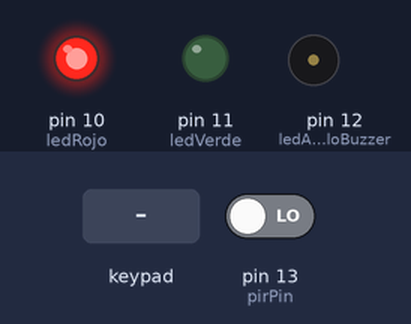
A sketch run on a simulated Arduino Uno, built with avr-gcc and run on an emulated ATmega328P. Parts: output pins drawn as LEDs (lit = HIGH), buzzer (waves = sounding, pin HIGH). Dashed ring = blinking. Inputs (shaded band) come from the test bench; at power-on: pin 13 (pirPin) LOW. What the sketch prints to the serial monitor is not drawn.

Above: at 1.2 s.
1.3 s: key '#' pressed
At 1.37 s:
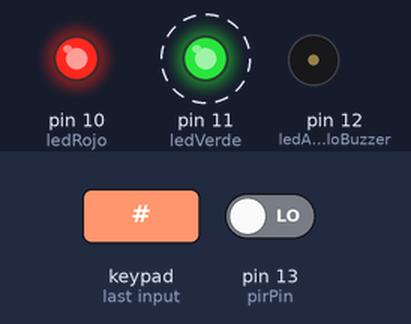
3.2 s: keypad keys 1 2 3 4 # pressed 0.4 s apart
At 6.0 s:
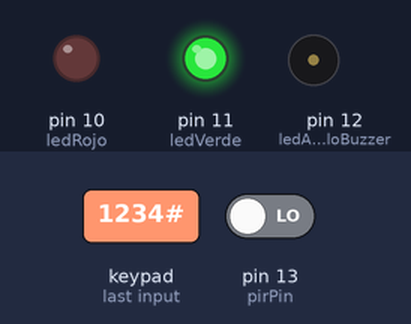
7.1 s: keypad keys 9 8 7 6 # pressed 0.4 s apart
At 8.92 s:
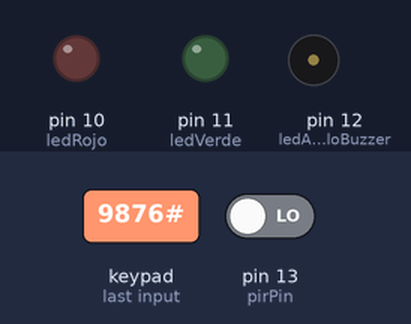
10.8 s: pin 13 (pirPin) driven HIGH
At 10.87 s:
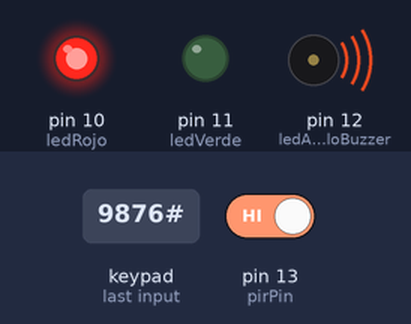
13.8 s: pin 13 (pirPin) driven LOW
At 14.5 s:
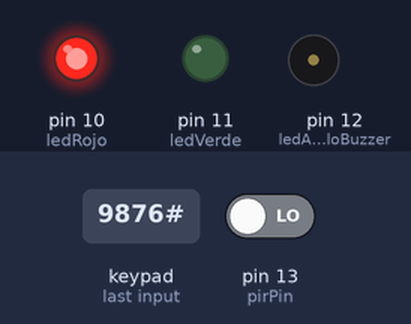
Timing chart, 0 to 16.8 s (numbered marks = the images above; inputs shaded):
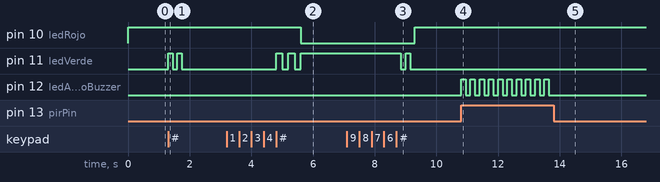

Measured:
- after the input at 1.3 s, pin 11 (ledVerde): alternates HIGH for 0.15 s and LOW for 0.15 s, 4 changes in all, then stays LOW, starting at once
- after the input at 3.2 s, pin 10 (ledRojo): HIGH → LOW after 2.4 s; pin 11 (ledVerde): alternates HIGH for 0.20 s and LOW for 0.20 s, 5 changes in all, then stays HIGH, starting after 1.6 s
- after the input at 7.1 s, pin 10 (ledRojo): LOW → HIGH after 2.2 s; pin 11 (ledVerde): HIGH → LOW after 1.8 s, → HIGH 0.15 s later, → LOW 0.15 s later
- after the input at 10.8 s, pin 12 (ledAmarilloBuzzer): alternates HIGH for 0.15 s and LOW for 0.15 s, starting at once
- after the input at 13.8 s, pin 12 (ledAmarilloBuzzer): stops changing and stays LOW

The sketch:

alarmaLeds.ino
```cpp
#include <Keypad.h>

// ---------- Configuración de pines ----------
const int ledRojo = 10;
const int ledVerde = 11;
const int ledAmarilloBuzzer = 12; // comparte pin
const int pirPin = 13;

// ---------- Variables de estado ----------
bool alarmaActiva = false;
bool movimientoDetectado = false;
String claveCorrecta = "1234"; // Clave para activar/desactivar
String claveIngresada = "";

// ---------- Configuración del teclado ----------
const byte FILAS = 4; // 4 filas
const byte COLUMNAS = 4; // 4 columnas
char teclas[FILAS][COLUMNAS] = {
  {'1','2','3','A'},
  {'4','5','6','B'},
  {'7','8','9','C'},
  {'*','0','#','D'}
};

byte pinesFilas[FILAS] = {9, 8, 7, 6};
byte pinesColumnas[COLUMNAS] = {5, 4, 3, 2};

Keypad teclado = Keypad(makeKeymap(teclas), pinesFilas, pinesColumnas, FILAS, COLUMNAS);

void setup() {
  pinMode(ledRojo, OUTPUT);
  pinMode(ledVerde, OUTPUT);
  pinMode(ledAmarilloBuzzer, OUTPUT);
  pinMode(pirPin, INPUT);

  digitalWrite(ledRojo, HIGH); // Comienza desactivada
  digitalWrite(ledVerde, LOW);
  digitalWrite(ledAmarilloBuzzer, LOW);

  Serial.begin(9600);
  Serial.println("Sistema de alarma iniciado. Clave para activar/desactivar: 1234");
}

void loop() {
  char tecla = teclado.getKey();

  // Ingreso de clave
  if (tecla) {
    if (tecla == '#') {
      verificarClave();
    } else if (tecla == '*') {
      claveIngresada = "";
      Serial.println("Clave reiniciada.");
    } else {
      claveIngresada += tecla;
      Serial.print("*");
    }
  }

  // Si la alarma está activa, verificar sensor PIR
  if (alarmaActiva) {
    int pirEstado = digitalRead(pirPin);
    if (pirEstado == HIGH) {
      activarAlarma();
    } else {
      digitalWrite(ledAmarilloBuzzer, LOW);
    }
  }
}

// ---------- Función para verificar la clave ----------
void verificarClave() {
  if (claveIngresada == claveCorrecta) {
    if (!alarmaActiva) {
      activarSistema();
    } else {
      desactivarSistema();
    }
  } else {
    claveIncorrecta();
  }
  claveIngresada = "";
}

// ---------- Activar sistema ----------
void activarSistema() {
  Serial.println("\nClave correcta. Alarma activada.");
  alarmaActiva = true;

  // Parpadeo breve de confirmación
  for (int i = 0; i < 2; i++) {
    digitalWrite(ledVerde, HIGH);
    delay(200);
    digitalWrite(ledVerde, LOW);
    delay(200);
  }

  digitalWrite(ledVerde, HIGH); // Queda encendido
  digitalWrite(ledRojo, LOW);
}

// ---------- Desactivar sistema ----------
void desactivarSistema() {
  Serial.println("\nAlarma desactivada.");
  alarmaActiva = false;

  digitalWrite(ledVerde, LOW);
  digitalWrite(ledRojo, HIGH);
  digitalWrite(ledAmarilloBuzzer, LOW);
}

// ---------- Clave incorrecta ----------
void claveIncorrecta() {
  Serial.println("\nClave incorrecta.");
  // Parpadea brevemente el verde
  for (int i = 0; i < 2; i++) {
    digitalWrite(ledVerde, HIGH);
    delay(150);
    digitalWrite(ledVerde, LOW);
    delay(150);
  }
  // Enciende rojo nuevamente
  digitalWrite(ledRojo, HIGH);
}

// ---------- Activar alarma sonora y visual ----------
void activarAlarma() {
  Serial.println("Movimiento detectado!");
  for (int i = 0; i < 5; i++) {
    digitalWrite(ledAmarilloBuzzer, HIGH);
    delay(150);
    digitalWrite(ledAmarilloBuzzer, LOW);
    delay(150);
  }
}
```
